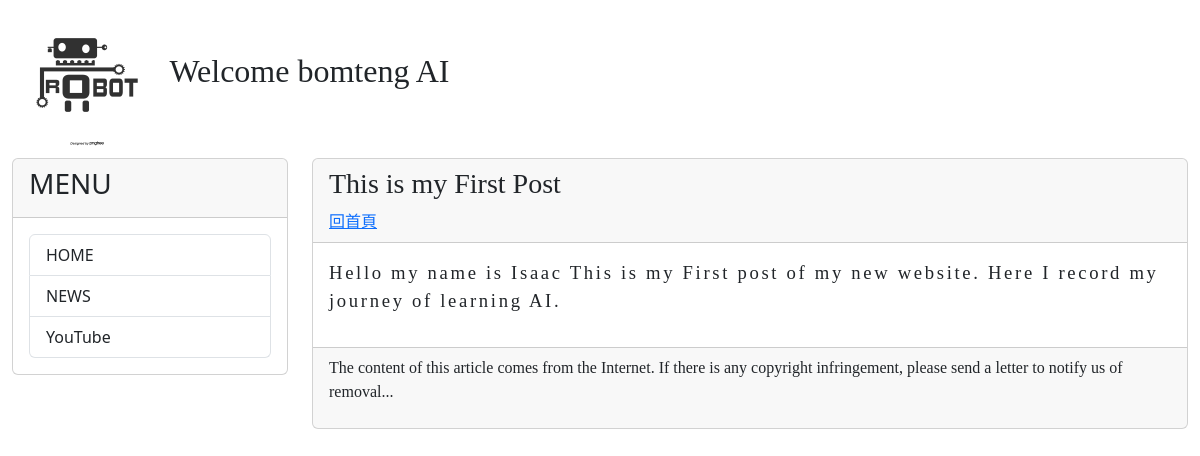
/post/first/, run on the app's committed database.
### mysite/models.py (models this page shows, shortened)
class Post(models.Model):
    title = models.CharField(max_length=200)
    slug = models.CharField(max_length=200)
    body = models.TextField()
    pub_date = models.DateTimeField(auto_now_add=True)
    class Meta:
        ordering = ('-pub_date',) #遞減排序

### mysite/views.py (the view)
# urls.py: path('post/<slug:slug>/', showpost),
def showpost(request, slug):
    try:
        post = Post.objects.get(slug = slug)
        if post != None:
            return render(request, 'post.html', locals())
    except:
        return redirect('/')

### templates/post.html (shortened to what this page needs)
{% extends 'base.html' %}
{% block headmessage %}
    <h3 style='font-family: Heiti TC;'>{{post.title}}</h3>
    <a style='font-family: Heiti TC;' href='/'>回首頁</a>
{% endblock %}
{% block content %}
    <p style='font-family: Heiti TC; font-size: 14pt; letter-spacing:2pt'>
        {{post.body | safe}}
    </p>
{% endblock %}

### data on the page
Post: title "This is my First Post", body "Hello my name is Isaac This is my First post of my new website. Here I record my journey of learning AI."
